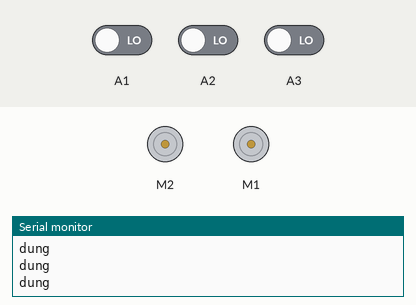
The sketch below on a simulated Arduino Uno, built with avr-gcc and run on an emulated ATmega328P. Shown: 2 × DC motor (green arrow = forward, orange = backward, longer = faster), the last lines printed to the serial monitor. The inputs (shaded band) are chosen by the test bench; at power-on: A2 LOW, A1 LOW, A3 LOW.

Above: at 1.2 s.
1.3 s: A2 driven HIGH
At 1.9 s:
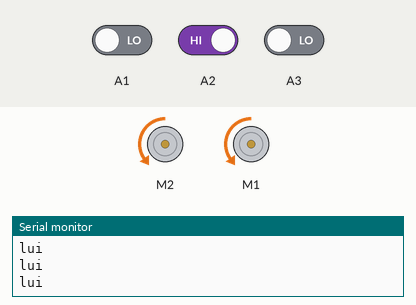
2.8 s: A1 driven HIGH
At 4.0 s:
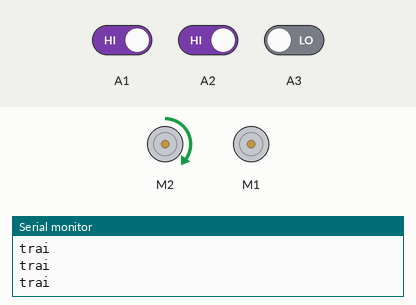
4.3 s: A3 driven HIGH
At 5.3 s:
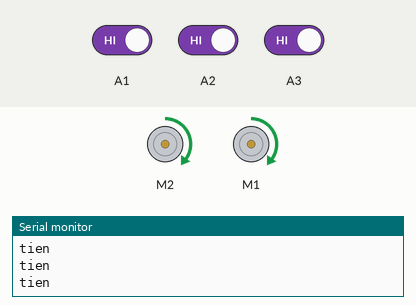
5.8 s: A1 driven LOW
At 6.6 s:
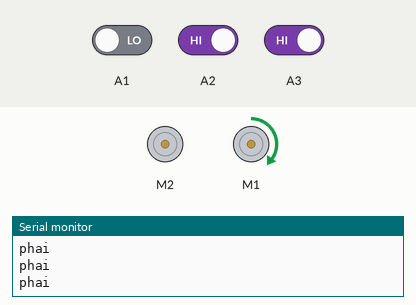
7.3 s: A3 driven LOW
At 7.6 s:
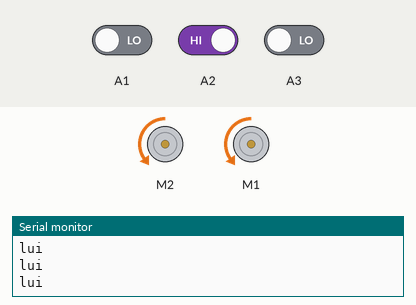
8.8 s: A2 driven LOW
At 9.9 s:
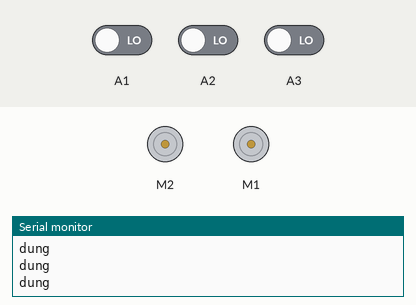
Timing chart, 0 to 11.3 s (numbered marks = the images above; inputs shaded):
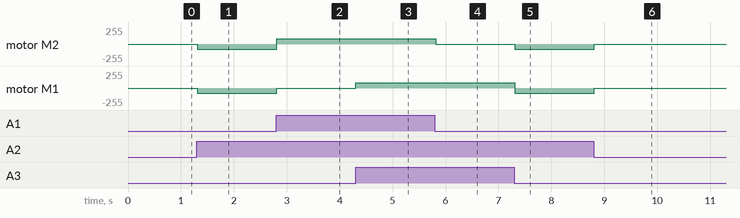

Measured:
- after the input at 1.3 s, motor M2, motor M1: stopped → backward 80/255 at once
- after the input at 2.8 s, motor M2: backward 80/255 → forward 80/255 at once; motor M1: backward 80/255 → stopped at once
- after the input at 4.3 s, motor M1: stopped → forward 80/255 at once
- after the input at 5.8 s, motor M2: forward 80/255 → stopped at once
- after the input at 7.3 s, motor M2: stopped → backward 80/255 at once; motor M1: forward 80/255 → backward 80/255 at once
- after the input at 8.8 s, motor M2, motor M1: backward 80/255 → stopped at once

The sketch:

sketch_sep02a.ino
```cpp
#include <AFMotor.h>
AF_DCMotor may1(2), may2(1);

const int toc_do = 80;

void setup() {
  pinMode(A1, INPUT);
  pinMode(A2, INPUT);
  pinMode(A3, INPUT);
  Serial.begin(9600);
  may1.setSpeed(toc_do);
  may2.setSpeed(toc_do);
  may1.run(RELEASE);
  may2.run(RELEASE);
}

void loop() {
  int x = 0, y = 0, z = 0;
  x = digitalRead(A1), y = digitalRead(A2), z = digitalRead(A3);
  may1.setSpeed(toc_do);
  may2.setSpeed(toc_do);
  if ((x == 1) && (y == 1) && (z == 1)) {
    Serial.println("tien");
    may1.run(FORWARD);
    may2.run(FORWARD);
  }
  else if ((x == 0) && (y == 1) && (z == 0)) {
    Serial.println("lui");
    may1.run(BACKWARD);
    may2.run(BACKWARD);
  }
  else if ((x == 1) && (y == 1) && (z == 0)) {
    Serial.println("trai");
    may1.run(FORWARD);
    may2.run(RELEASE);
  }
  else if ((x == 0) && (y == 1) && (z == 1)) {
    Serial.println("phai");
    may1.run(RELEASE);
    may2.run(FORWARD);
  }
  else if ((x == 0) && (y == 0) && (z == 0)) {
    Serial.println("dung");
    may1.run(RELEASE);
    may2.run(RELEASE);
  }
}
```
